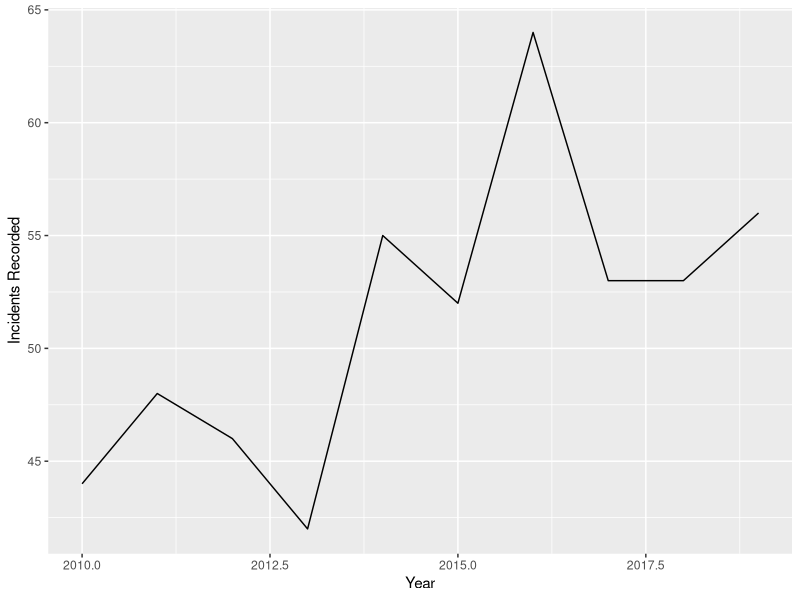

Recreate this plot in R.
## ---- chunk 1
knitr::opts_chunk$set(echo = TRUE)
library(here)
library(tidyverse)
library(ggplot2)
## ---- chunk 2
crime <- read_csv(here::here("Data_Tables_Criminal_Incidents_Visualisation_Year_Ending_December_2019 (2).csv"))
## ---- chunk 3
murder <- crime %>% 
  filter(`Offence Subgroup` == "A11 Murder") %>% 
  group_by(Year) 
## ---- chunk 4
ggplot(murder,
 aes(x = Year,
     y = `Incidents Recorded`)) +
  
 geom_line()
